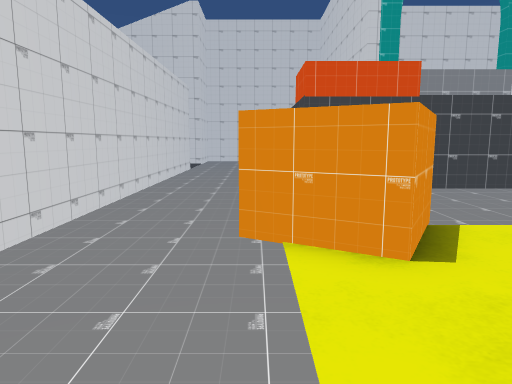
View 1 (above)

21 first-person views from a walk through a scene from a Unity 3-D project. The camera is 1.2 m above the floor, tilts 8° down and sees 70° across. The floor is counted in squares, 1 m on a side. Each view is taken from the middle of a square. On the plan, view 1 faces up. The plan holds only what a view shows up to about 15 squares ahead; the rest is blank. The place goes on beyond the plan. Some animated figures are not drawn.

View 2
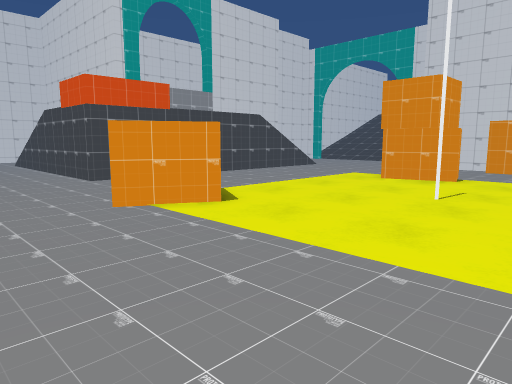

View 3
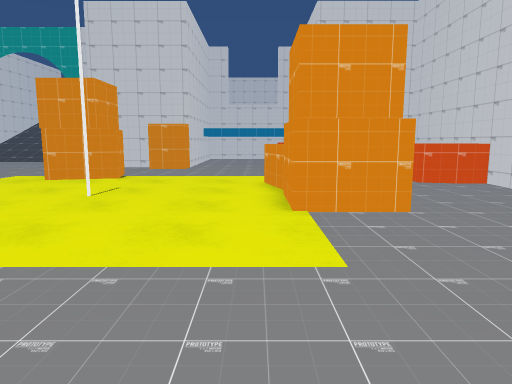

View 4
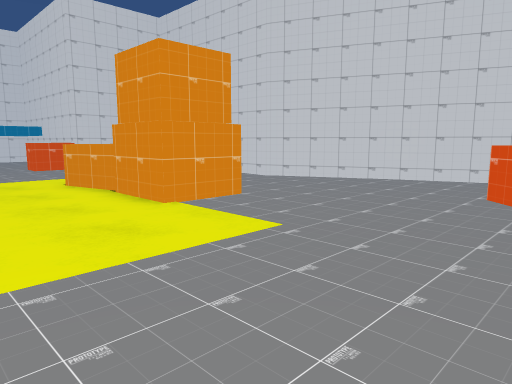

View 5
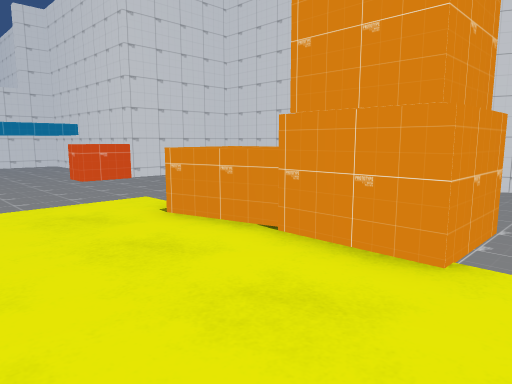

View 6
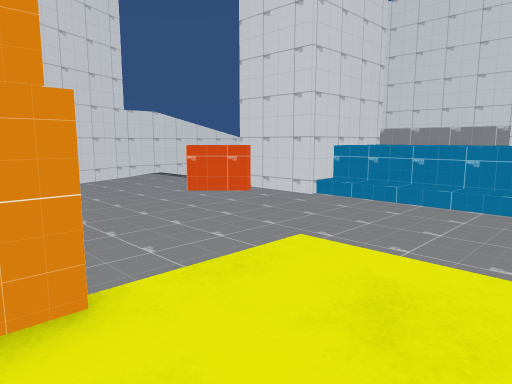

View 7
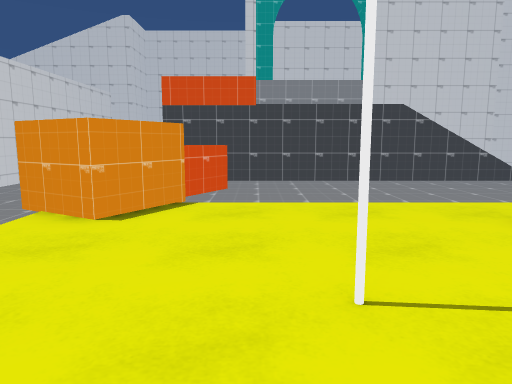

View 8
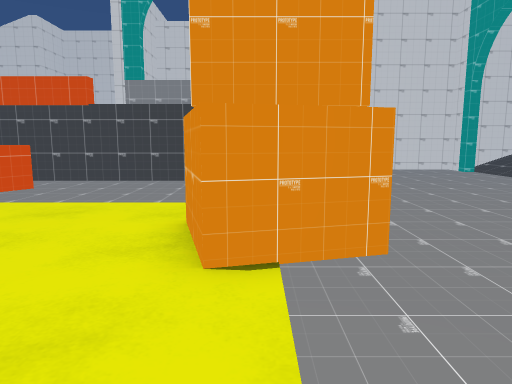

View 9
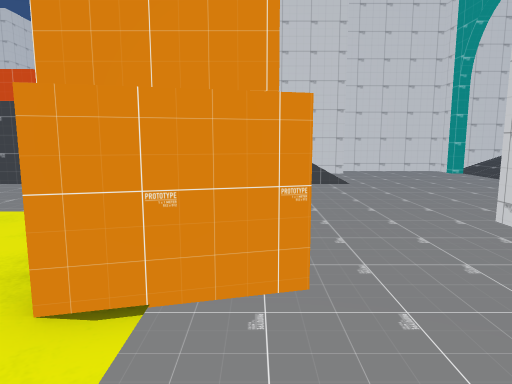

View 10
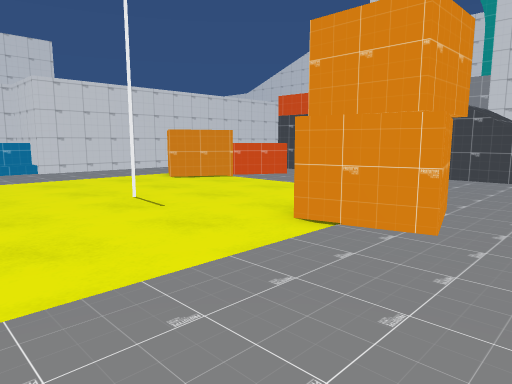

View 11
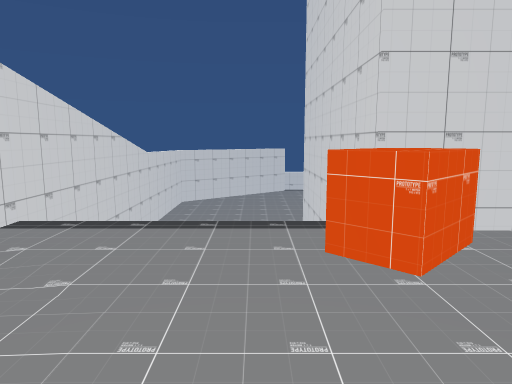

View 12
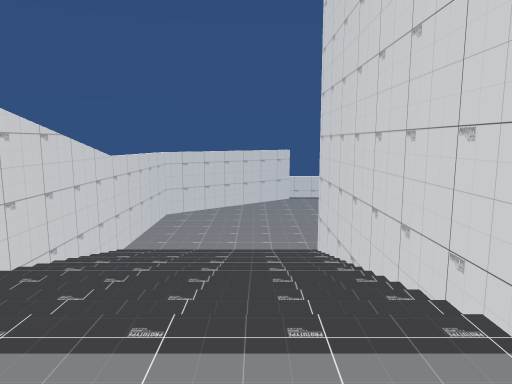

View 13
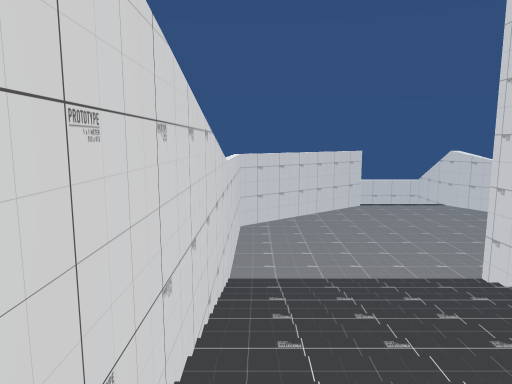

View 14
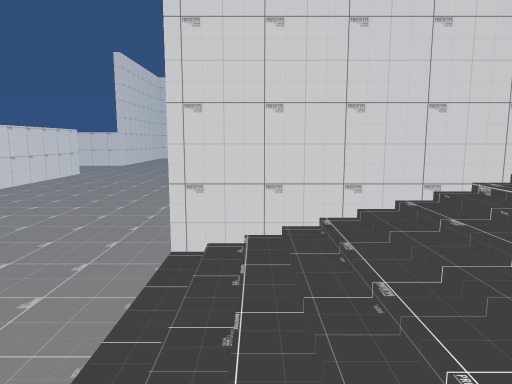

View 15
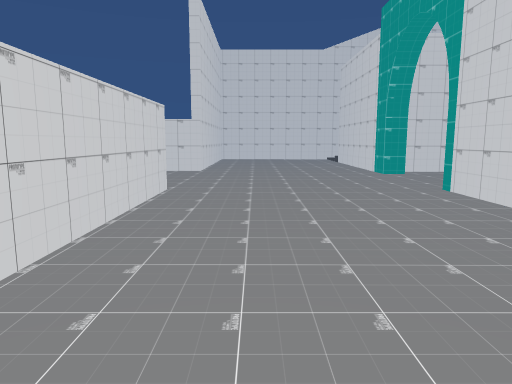

View 16
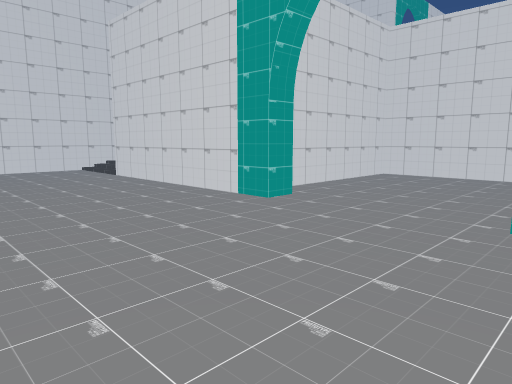

View 17
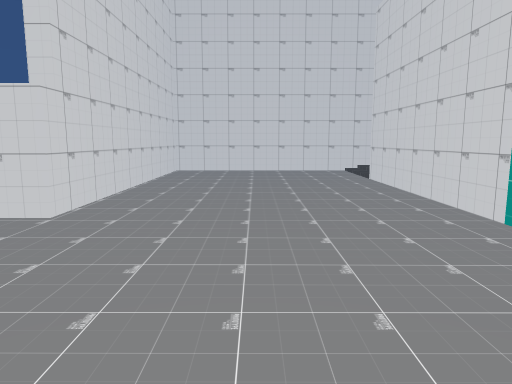

View 18
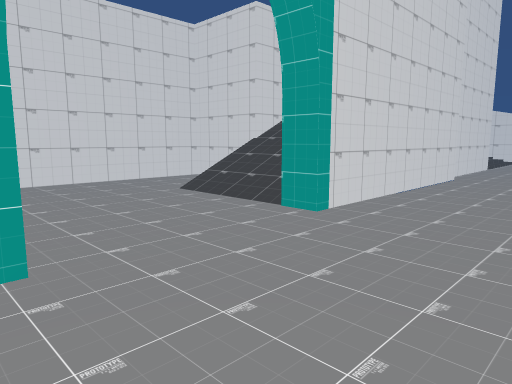

View 19
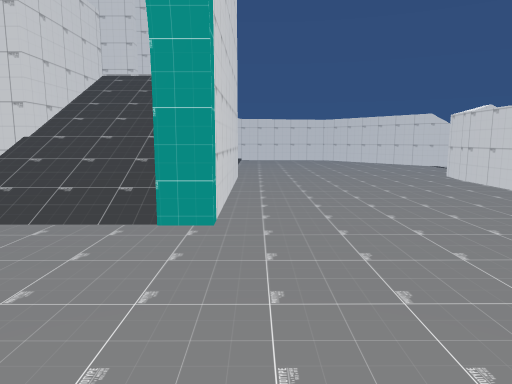

View 20
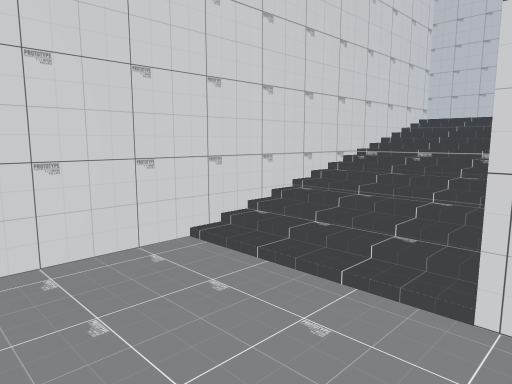

View 21
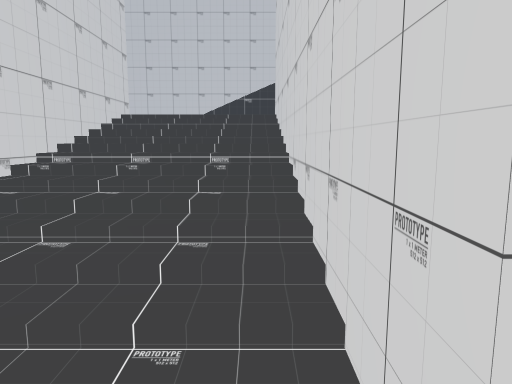

### Floor plan
Key: @ floor where view 1 was taken; # wall or solid block; x gap in a wall; . main floor; : floor 1 m higher than the main floor; - floor 1.5 m lower than the main floor; + floor 1.5 m higher than the main floor; _ floor 1.75 m lower than the main floor; / step, stairs or slope; = window, fence, low wall or low ledge; ^ raised ledge; v drop or lower ground.
Columns run from 17 left of view 1 to 16 right of it. Each row starts with its distance up from view 1.
 21                      #
 20                      #
 19 ###############      #
 18 #______-//////       #
 17 #______-//////       #
 16 #______-//////       #
 15 #______########.../  #
 14 #______#      #.../  #        ####
 13 #______#      #....  #    #####...
 12 #______#      #...v       /// ....
 11 #______#      #...=       /   ....
 10 #______#      #...=       /   ....
  9 _______########....==#....////....
  8 ______________#.... x.............
  7 ______________#.... ^............
  6 ______________#... ^.............
  5 ______________#..###............
  4 #_____________#..###...... #...#
  3 #______#////__#..........###...#
  2 #______#////__#..........###...#
  1 #______#///####.......#.......##
  0 #______#///#  /..@............
 -1 #______# //#   ...............
 -2 #______# //# :/..................
 -3 #______# ++/::/.........=.........
 -4 _______#   /::/.....###^^......^..
 -5 _______#   /::/.....#  ^^^ ....^
 -6 _______#   ####........      ..###
 -7 _______#      #..........     .#
 -8 _______########^.........^     #
 -9 _______-//////.^.........^     #
-10 _______-//////.........#########
-11 #______-//////......####
-12 ##_____-//////....###
-13  #_____-///// ..###
-14  ################

Where each view was taken, in squares from view 1:
view 1: 0 up, 0 right, facing up
view 2: 2 down, 3 left, facing up-right
view 3: 3 down, 3 left, facing right
view 4: 0 up, 3 left, facing down-right
view 5: 0 up, 2 right, facing down-right
view 6: 1 down, 4 right, facing down-left
view 7: 2 down, 4 right, facing up
view 8: 2 down, 9 right, facing up
view 9: 1 down, 10 right, facing up
view 10: 3 down, 12 right, facing up-left
view 11: 10 down, 2 right, facing left
view 12: 10 down, 1 left, facing left
view 13: 13 down, 3 left, facing left
view 14: 13 down, 9 left, facing up
view 15: 5 down, 15 left, facing up
view 16: 3 up, 16 left, facing up-right
view 17: 4 up, 14 left, facing up
view 18: 9 up, 14 left, facing down-right
view 19: 9 up, 11 left, facing down
view 20: 15 up, 13 left, facing up-right
view 21: 16 up, 11 left, facing right
